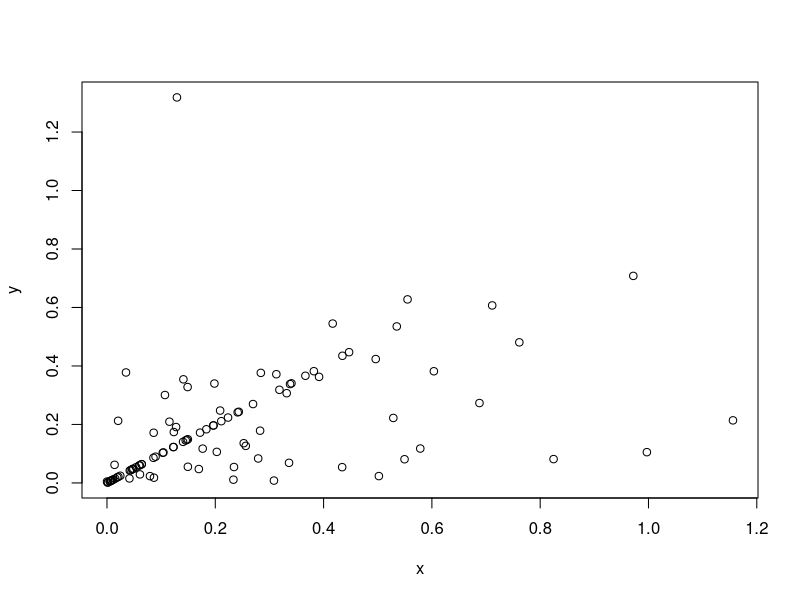

Write R code to recreate this figure. (Note: this script raises an error after producing the figure.)
#sol 2
N = 100
u1 = runif(N)
u2 = runif(N)
u3 = runif(N)
U1 = -log(u1, base = exp(1))
U2 = -log(u2, base = exp(1))/2
U3 = -log(u3, base = exp(1))/3
x = pmin(U1, U3)
y = pmin(U2, U3)
plot(x, y)

#sol 3
EX = mean(x)
EY = mean(y)
VarX = var(x)
VarY = var(y)
Emin = mean(pmin(x,y))
corr = cor(x,y)
E1 = mean(x[x<y])
E2 = mean(x[x>y])
E3 = mean(x[x == y])

#sol 4
reps = 1000
EX = EY = Emin = corr = E1 = E2 = E3 = numeric(reps)
for (i in 1:reps)
{
  N = 100
  u1 = runif(N)
  u2 = runif(N)
  u3 = runif(N)
  U1 = -log(u1, base = exp(1))
  U2 = -log(u1, base = exp(1))/2
  U3 = -log(u1, base = exp(1))/3
  x = pmin(U1, U3)
  y = pmin(U2, U3)
  EX[i] = mean(x)
  EY[i] = mean(y)
  Emin[i] = mean(pmin(x,y))
  corr[i] = cor(x,y)
  E1[i] = mean(x[x<y])
  E2[i] = mean(x[x>y])
  E3[i] = mean(x[x == y])
}
mean(EX)
mean(EY)
mean(Emin)
mean(corr)
mean(E1)
mean(E2)
mean(E3)

#sol = 5
lambda = 0.5
pois_gen = function(r)
{
  u = exp(-r)
  k = 0
  p = 1
  
  while (p > u)
  {
    k = k + 1
    v = runif(u)
    p = k * v
  }
}
N1 = pois_gen(0.5)
N2 = pois_gen(0.5*2)
N3 = pois_gen(0.5*3)
N4 = pois_gen(0.5*4)
N5 = pois_gen(0.5*5)
